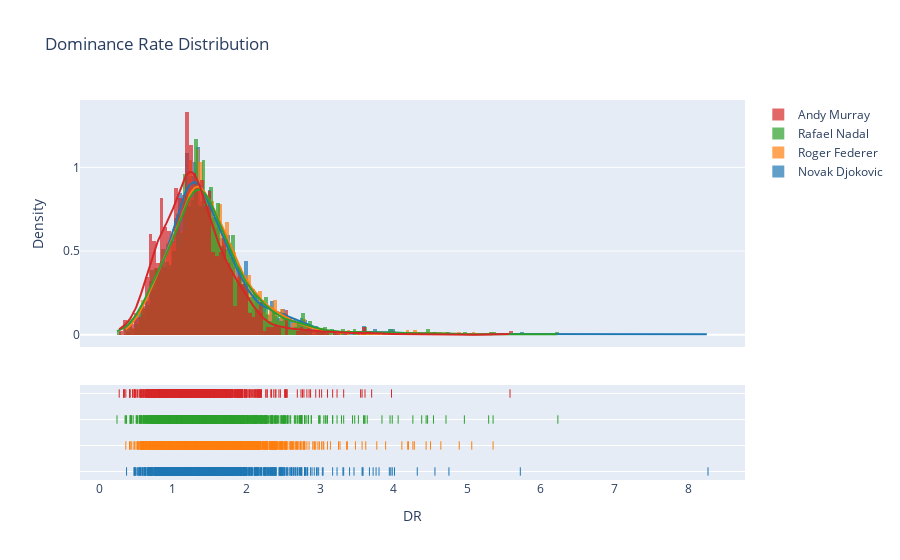

The code cell stored with this chart in its notebook:
### Code cell
# DR
dr_data = [nd["DR"][~np.isnan(nd['DR'])], rf["DR"][~np.isnan(rf['DR'])], rn["DR"][~np.isnan(rn['DR'])], am["DR"][~np.isnan(am['DR'])]]
dr_labels = ['Novak Djokovic', 'Roger Federer', 'Rafael Nadal', 'Andy Murray']
fig = ff.create_distplot(dr_data, dr_labels, bin_size = .05)
fig.update_layout(title_text = 'Dominance Rate Distribution',
                    xaxis_title = "DR",
                    yaxis_title = "Density"
                    )
fig.show()

### Figure 1 — Plotly figure (JSON) as saved in the notebook; plotly's stock layout.template omitted (floating-point values rounded to 4 significant figures; data arrays with more than 128 entries replaced by an {"elided": "..."} marker saying what was removed)
{"data": [{"autobinx": false, "histnorm": "probability density", "legendgroup": "Novak Djokovic", "marker": {"color": "rgb(31, 119, 180)"}, "name": "Novak Djokovic", "opacity": 0.7, "type": "histogram", "x": {"elided": "1180 float values"}, "xaxis": "x", "xbins": {"end": 8.27, "size": 0.05, "start": 0.37}, "yaxis": "y"}, {"autobinx": false, "histnorm": "probability density", "legendgroup": "Roger Federer", "marker": {"color": "rgb(255, 127, 14)"}, "name": "Roger Federer", "opacity": 0.7, "type": "histogram", "x": {"elided": "1457 float values"}, "xaxis": "x", "xbins": {"end": 5.35, "size": 0.05, "start": 0.36}, "yaxis": "y"}, {"autobinx": false, "histnorm": "probability density", "legendgroup": "Rafael Nadal", "marker": {"color": "rgb(44, 160, 44)"}, "name": "Rafael Nadal", "opacity": 0.7, "type": "histogram", "x": {"elided": "1246 float values"}, "xaxis": "x", "xbins": {"end": 6.23, "size": 0.05, "start": 0.24}, "yaxis": "y"}, {"autobinx": false, "histnorm": "probability density", "legendgroup": "Andy Murray", "marker": {"color": "rgb(214, 39, 40)"}, "name": "Andy Murray", "opacity": 0.7, "type": "histogram", "x": {"elided": "933 float values"}, "xaxis": "x", "xbins": {"end": 5.58, "size": 0.05, "start": 0.27}, "yaxis": "y"}, {"legendgroup": "Novak Djokovic", "marker": {"color": "rgb(31, 119, 180)"}, "mode": "lines", "name": "Novak Djokovic", "showlegend": false, "type": "scatter", "x": {"elided": "500 float values"}, "xaxis": "x", "y": {"elided": "500 float values"}, "yaxis": "y"}, {"legendgroup": "Roger Federer", "marker": {"color": "rgb(255, 127, 14)"}, "mode": "lines", "name": "Roger Federer", "showlegend": false, "type": "scatter", "x": {"elided": "500 float values"}, "xaxis": "x", "y": {"elided": "500 float values"}, "yaxis": "y"}, {"legendgroup": "Rafael Nadal", "marker": {"color": "rgb(44, 160, 44)"}, "mode": "lines", "name": "Rafael Nadal", "showlegend": false, "type": "scatter", "x": {"elided": "500 float values"}, "xaxis": "x", "y": {"elided": "500 float values"}, "yaxis": "y"}, {"legendgroup": "Andy Murray", "marker": {"color": "rgb(214, 39, 40)"}, "mode": "lines", "name": "Andy Murray", "showlegend": false, "type": "scatter", "x": {"elided": "500 float values"}, "xaxis": "x", "y": {"elided": "500 float values"}, "yaxis": "y"}, {"legendgroup": "Novak Djokovic", "marker": {"color": "rgb(31, 119, 180)", "symbol": "line-ns-open"}, "mode": "markers", "name": "Novak Djokovic", "showlegend": false, "type": "scatter", "x": {"elided": "1180 float values"}, "xaxis": "x", "y": {"elided": "1180 str values"}, "yaxis": "y2"}, {"legendgroup": "Roger Federer", "marker": {"color": "rgb(255, 127, 14)", "symbol": "line-ns-open"}, "mode": "markers", "name": "Roger Federer", "showlegend": false, "type": "scatter", "x": {"elided": "1457 float values"}, "xaxis": "x", "y": {"elided": "1457 str values"}, "yaxis": "y2"}, {"legendgroup": "Rafael Nadal", "marker": {"color": "rgb(44, 160, 44)", "symbol": "line-ns-open"}, "mode": "markers", "name": "Rafael Nadal", "showlegend": false, "type": "scatter", "x": {"elided": "1246 float values"}, "xaxis": "x", "y": {"elided": "1246 str values"}, "yaxis": "y2"}, {"legendgroup": "Andy Murray", "marker": {"color": "rgb(214, 39, 40)", "symbol": "line-ns-open"}, "mode": "markers", "name": "Andy Murray", "showlegend": false, "type": "scatter", "x": {"elided": "933 float values"}, "xaxis": "x", "y": {"elided": "933 str values"}, "yaxis": "y2"}], "layout": {"barmode": "overlay", "hovermode": "closest", "legend": {"traceorder": "reversed"}, "title": {"text": "Dominance Rate Distribution"}, "xaxis": {"anchor": "y2", "domain": [0, 1], "title": {"text": "DR"}, "zeroline": false}, "yaxis": {"anchor": "free", "domain": [0.35, 1], "position": 0, "title": {"text": "Density"}}, "yaxis2": {"anchor": "x", "domain": [0, 0.25], "dtick": 1, "showticklabels": false}}}
